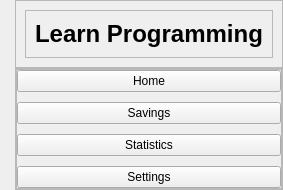
     <widget class="QWidget" name="leftMenu" native="true">
      <property name="maximumSize">
       <size>
        <width>300</width>
        <height>16777215</height>
       </size>
      </property>
      <layout class="QVBoxLayout" name="verticalLayout_8">
       <property name="spacing">
        <number>0</number>
       </property>
       <property name="leftMargin">
        <number>15</number>
       </property>
       <property name="topMargin">
        <number>0</number>
       </property>
       <property name="rightMargin">
        <number>0</number>
       </property>
       <property name="bottomMargin">
        <number>0</number>
       </property>
       <item>
        <widget class="QFrame" name="frame_11">
         <property name="frameShape">
          <enum>QFrame::StyledPanel</enum>
         </property>
         <property name="frameShadow">
          <enum>QFrame::Raised</enum>
         </property>
         <layout class="QVBoxLayout" name="verticalLayout_9">
          <item>
           <widget class="QFrame" name="frame_12">
            <property name="frameShape">
             <enum>QFrame::StyledPanel</enum>
            </property>
            <property name="frameShadow">
             <enum>QFrame::Raised</enum>
            </property>
            <layout class="QHBoxLayout" name="horizontalLayout_18">
             <item alignment="Qt::AlignTop">
              <widget class="QLabel" name="label_43">
               <property name="font">
                <font>
                 <pointsize>18</pointsize>
                 <bold>true</bold>
                </font>
               </property>
               <property name="text">
                <string>Learn Programming</string>
               </property>
              </widget>
             </item>
            </layout>
           </widget>
          </item>
         </layout>
        </widget>
       </item>
       <item>
        <widget class="QFrame" name="frame_13">
         <property name="sizePolicy">
          <sizepolicy hsizetype="Preferred" vsizetype="Expanding">
           <horstretch>0</horstretch>
           <verstretch>0</verstretch>
          </sizepolicy>
         </property>
         <property name="maximumSize">
          <size>
           <width>16777215</width>
           <height>16777215</height>
          </size>
         </property>
         <property name="frameShape">
          <enum>QFrame::StyledPanel</enum>
         </property>
         <property name="frameShadow">
          <enum>QFrame::Raised</enum>
         </property>
         <layout class="QVBoxLayout" name="verticalLayout_11">
          <property name="leftMargin">
           <number>0</number>
          </property>
          <property name="topMargin">
           <number>0</number>
          </property>
          <property name="rightMargin">
           <number>0</number>
          </property>
          <property name="bottomMargin">
           <number>0</number>
          </property>
          <item alignment="Qt::AlignTop">
           <widget class="QFrame" name="frame_14">
            <property name="frameShape">
             <enum>QFrame::StyledPanel</enum>
            </property>
            <property name="frameShadow">
             <enum>QFrame::Raised</enum>
            </property>
            <layout class="QVBoxLayout" name="verticalLayout_10">
             <property name="spacing">
              <number>10</number>
             </property>
             <property name="leftMargin">
              <number>0</number>
             </property>
             <property name="topMargin">
              <number>0</number>
             </property>
             <property name="rightMargin">
              <number>0</number>
             </property>
             <property name="bottomMargin">
              <number>0</number>
             </property>
             <item>
              <widget class="QPushButton" name="pushButton_3">
               <property name="text">
                <string>Home</string>
               </property>
               <property name="icon">
                <iconset resource="resources.qrc">
                 <normaloff>:/blueicons/assets/icons/blue/home.svg</normaloff>:/blueicons/assets/icons/blue/home.svg</iconset>
               </property>
               <property name="iconSize">
                <size>
                 <width>24</width>
                 <height>24</height>
                </size>
               </property>
              </widget>
             </item>
             <item>
              <widget class="QPushButton" name="pushButton_4">
               <property name="text">
                <string>Savings</string>
               </property>
               <property name="icon">
                <iconset resource="resources.qrc">
                 <normaloff>:/blueicons/assets/icons/blue/grid.svg</normaloff>:/blueicons/assets/icons/blue/grid.svg</iconset>
               </property>
               <property name="iconSize">
                <size>
                 <width>24</width>
                 <height>24</height>
                </size>
               </property>
              </widget>
             </item>
             <item>
              <widget class="QPushButton" name="pushButton_5">
               <property name="text">
                <string>Statistics</string>
               </property>
               <property name="icon">
                <iconset resource="resources.qrc">
                 <normaloff>:/blueicons/assets/icons/blue/bar-chart.svg</normaloff>:/blueicons/assets/icons/blue/bar-chart.svg</iconset>
               </property>
               <property name="iconSize">
                <size>
                 <width>24</width>
                 <height>24</height>
                </size>
               </property>
              </widget>
             </item>
             <item>
              <widget class="QPushButton" name="pushButton_6">
               <property name="text">
                <string>Settings</string>
               </property>
               <property name="icon">
                <iconset resource="resources.qrc">
                 <normaloff>:/blueicons/assets/icons/blue/settings.svg</normaloff>:/blueicons/assets/icons/blue/settings.svg</iconset>
               </property>
               <property name="iconSize">
                <size>
                 <width>24</width>
                 <height>24</height>
                </size>
               </property>
              </widget>
             </item>
            </layout>
           </widget>
          </item>
         </layout>
        </widget>
       </item>
      </layout>
     </widget>
